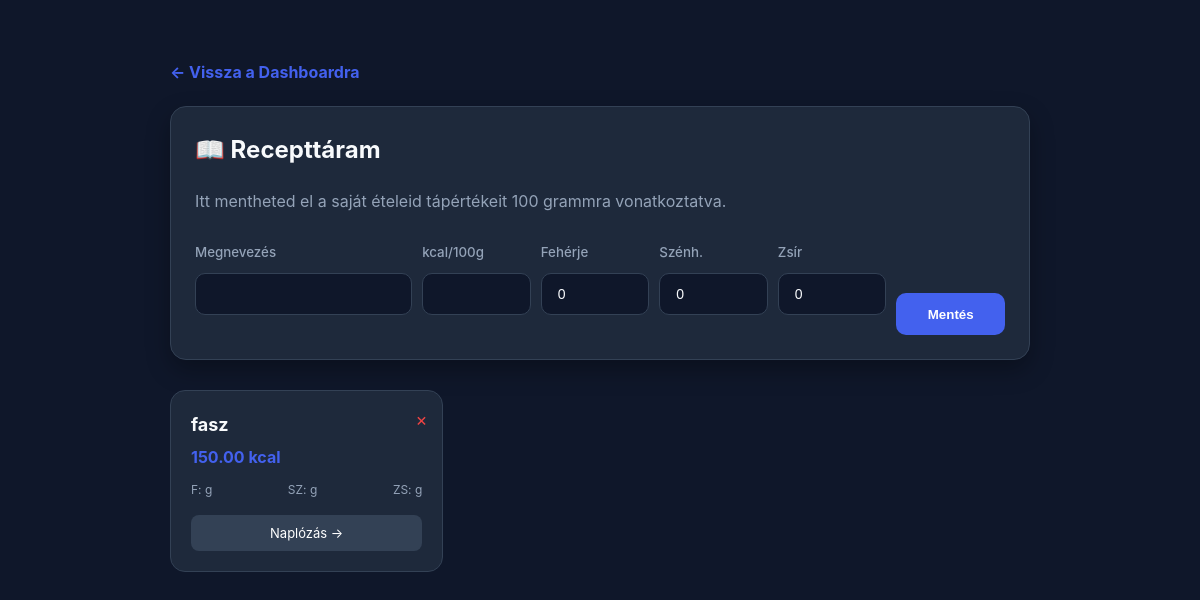
The page /my_recipes.php (signed in) on the database as committed earlier.
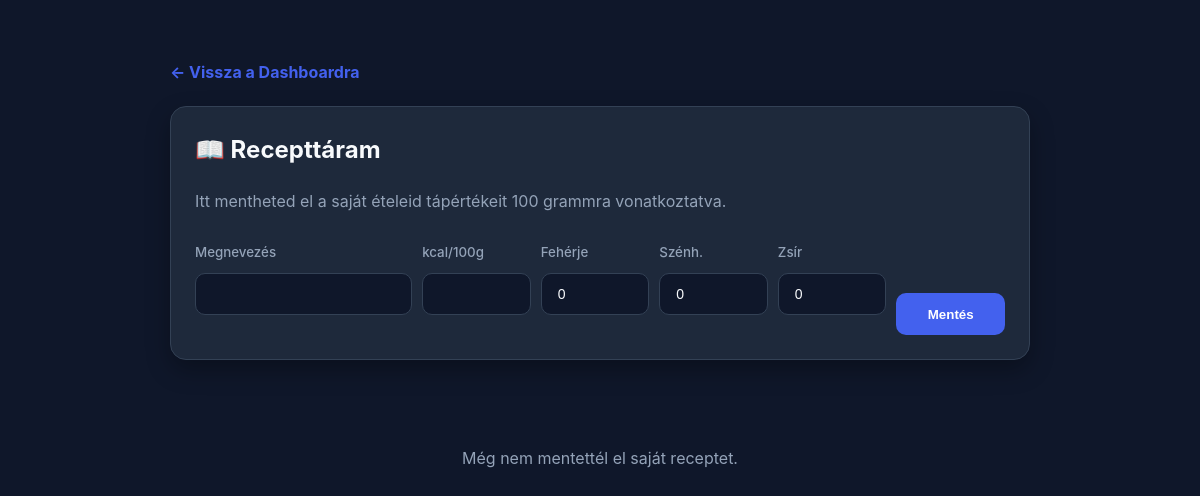
The same page on the database as committed later.
### tables this page shows
CREATE TABLE `foods` (
  `id` int(11) NOT NULL,
  `name` varchar(255) NOT NULL,
  `calories_100g` decimal(6,2) NOT NULL,
  `protein_100g` decimal(5,2) DEFAULT NULL,
  `carbs_100g` decimal(5,2) DEFAULT NULL,
  `fat_100g` decimal(5,2) DEFAULT NULL,
  `fiber_100g` decimal(5,2) DEFAULT NULL,
  `sugar_100g` decimal(5,2) DEFAULT NULL,
  `salt_100g` decimal(5,3) DEFAULT NULL,
  `unit` enum('g','ml') DEFAULT 'g',
  `source` enum('local','api') DEFAULT 'local',
  `created_at` timestamp NOT NULL DEFAULT current_timestamp(),
  `image` varchar(255) DEFAULT NULL,
  `created_by` int(11) DEFAULT NULL
);

### my_recipes.php (the view, shortened to what this page needs)
<?php
require 'database_connect.php';
$user_id = $_SESSION['user_id'];
?>
<!DOCTYPE html>
<html lang="hu">
<head>
    <link rel="stylesheet" href="style.css">
</head>
<body class="dark-mode"> <div class="recipe-container">
    <a href="dashboard.php" class="back-link">← Vissza a Dashboardra</a>
    <section class="card-section">
        <h2>📖 Recepttáram</h2>
        <p style="color: #94a3b8;">Itt mentheted el a saját ételeid tápértékeit 100 grammra vonatkoztatva.</p>
        <form method="POST" style="display: grid; grid-template-columns: 2fr 1fr 1fr 1fr 1fr 1fr; gap: 10px; margin-top: 25px; align-items: end;">
            <div><label><small>Megnevezés</small></label><input type="text" name="r_name" required></div>
            <div><label><small>kcal/100g</small></label><input type="number" step="0.1" name="r_cal" required></div>
            <div><label><small>Fehérje</small></label><input type="number" step="0.1" name="r_prot" value="0"></div>
            <div><label><small>Szénh.</small></label><input type="number" step="0.1" name="r_carb" value="0"></div>
            <div><label><small>Zsír</small></label><input type="number" step="0.1" name="r_fat" value="0"></div>
            <button type="submit" name="save_recipe" class="btn-primary" style="height: 42px;">Mentés</button>
        </form>
    </section>
    <div class="recipe-card-grid">
        <?php
        $res = mysqli_query($conn, "SELECT * FROM foods WHERE created_by = $user_id ORDER BY name ASC");
        if(mysqli_num_rows($res) > 0):
            while($row = mysqli_fetch_assoc($res)): ?>
                <div class="recipe-card">
                    <a href="my_recipes.php?delete_id=<?php echo $row['id']; ?>" class="delete-icon" onclick="return confirm('Biztosan törlöd?')">×</a>
                    <strong style="font-size: 18px; color: #f8fafc;"><?php echo htmlspecialchars($row['name']); ?></strong>
                    <div style="color: #4361ee; font-weight: bold; margin-top: 5px;"><?php echo $row['calories_100g']; ?> kcal</div>
                    <div class="macro-info">
                        <span>F: <?php echo $row['protein_100g']; ?>g</span>
                        <span>SZ: <?php echo $row['carbs_100g']; ?>g</span>
                        <span>ZS: <?php echo $row['fat_100g']; ?>g</span>
                    </div>
                    <a href="dashboard.php?q=<?php echo urlencode($row['name']); ?>"
                       style="display: block; margin-top: 15px; text-align: center; background: #334155; color: white; padding: 8px; border-radius: 8px; text-decoration: none; font-size: 13px;">
                       Naplózás →
                    </a>
                </div>
            <?php endwhile;
        else: ?>
            <p style="grid-column: 1/-1; text-align: center; color: #94a3b8; padding: 40px;">Még nem mentettél el saját receptet.</p>
        <?php endif; ?>
    </div>
</div>
</body>
</html>

Rows that differ between the two databases and show on the page:
no longer on this page (row edited): foods: name "fasz", calories_100g "150.00"
Other text that changed with them:
text now shown: "Még nem mentettél el saját receptet."
